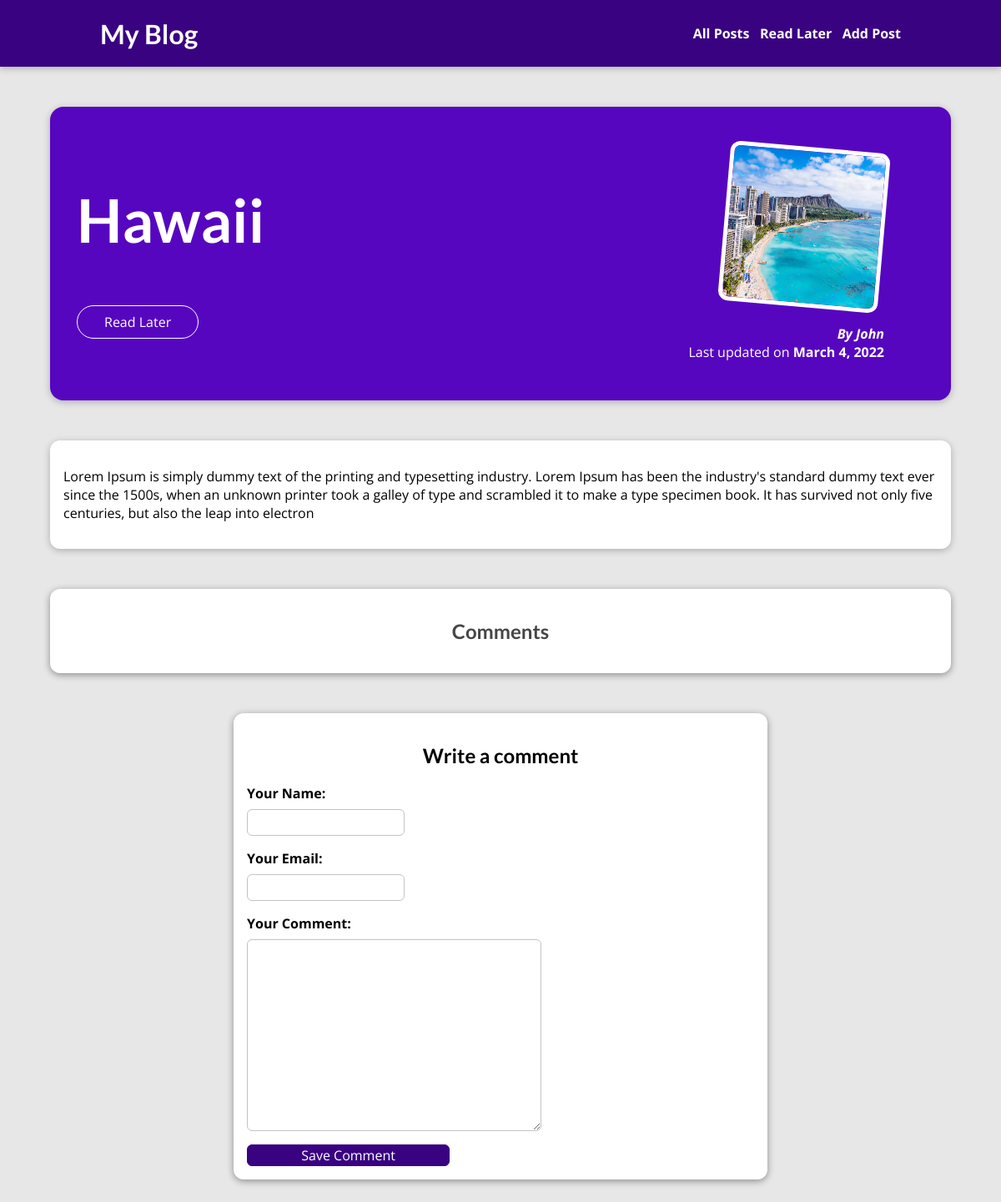
The app's page /posts/hawaii with its own data.
### blog/models.py (models this page shows, shortened)
class Post(models.Model):
    title = models.CharField(max_length=100)
    image = models.ImageField(upload_to="posts", null=True, blank=True)
    date = models.DateField(default=date.today(), editable=False)
    author = models.CharField(max_length=100, null=True)
    slug = models.SlugField(blank=True, null=False, db_index=True)
    description = models.CharField(max_length=200)
    content = models.CharField(max_length=500)

### blog/views.py (the view, shortened to what this page needs)
# urls.py: path("posts/<slug:slug>", views.SinglePostView.as_view(), name="post-detail-page"),
class SinglePostView(View):
    def get(self, request, slug):
        post = Post.objects.get(slug=slug)
        read_later_post = self.is_read_later(request, post)
        context = {
            "post": post,
            "comment_form": CommentForm(),
            "comments": post.comments.all().order_by("-id"),
            "read_later": read_later_post
        }
        return render(request, "blog/post-detail.html", context)
    def is_read_later(self, request, post):
        is_read_later = False
        if "read_later_posts" in request.session:
            for id in request.session["read_later_posts"]:
                if id == str(post.id):
                    is_read_later = True
        return is_read_later

### blog/forms.py
class CommentForm(forms.ModelForm):
    class Meta:
        model = Comment
        exclude = ["post"]
        labels = {
            "user_name": "Your Name:",
            "user_email": "Your Email:",
            "text": "Your Comment:"
        }
        error_messages = {
            "user_name": {
              "required": "Your name must not be empty!",
              "max_length": "Please enter a shorter name!"
            }
        }

### blog/templates/blog/post-detail.html (shortened to what this page needs)
{% extends 'base.html' %}
{% load static %}
{% block css_files %}
    <link rel="stylesheet" href="{% static 'blog/post-detail.css' %}"/>
{% endblock %}
{% block content %}
    <section id="summary">
        <h2>{{ post.title }}</h2>
        {% if not read_later %}
        <div id="read-later">
            <form action="{% url 'read-later' %}" method="post">
                <button>Read Later</button>
            </form>
        </div>
        {% endif %}
        <article>
            <img src="{{ post.image.url }}" alt="{{ post.title }}"/>
            <address>By {{ post.author }}</address>
            <div>
                Last updated on <time>{{ post.date }}</time>
            </div>
        </article>
    </section>
    <main>
        <p>
            {{ post.content }}
        </p>
    </main>
    <section id="comments">
    <h2>Comments</h2>
    </section>
    <section id="comment-form">
        {% if comment_form.errors %}
        <div id="saving-error">
            <h2>Saving the comment failed!</h2>
        </div>
        {% else %}
        <h2>Write a  comment</h2>
        {% endif %}
        <form action="{% url 'post-detail-page' post.slug %}" method="post">
            {% for form_field in comment_form %}
            <div class="form-control">
                {{ form_field.label_tag }}
                {{ form_field }}
            </div>
            {% endfor %}
            <button>Save Comment</button>
        </form>
    </section>
{% endblock %}

### static/app.css (style rules this page uses)
* { box-sizing: border-box; }
html { font-family: 'Open Sans', 'Lato', sans-serif; }
body { margin: 0; }
h1, h2, h3 { font-family: 'Lato', sans-serif; font-weight: bold; }

### blog/static/blog/post-detail.css (style rules this page uses)
body { background-color: #e7e7e7; }
#summary { margin: 8rem auto 3rem auto; padding: 2rem; width: 90%; max-width: 90rem; border-radius: 16px; background-color: #5706c0; position: relative; box-shadow: 0 2px 8px rgba(0, 0, 0, 0.25); height: 22rem; }
#summary h2 { color: white; font-size: 4.5rem; }
#summary article { position: absolute; top: 2rem; right: 3rem; padding: 1rem 2rem; border-radius: 12px; text-align: right; color: white; }
#summary article img { width: 12rem; height: 12rem; border-radius: 12px; transform: rotateZ(5deg); border: 5px solid white; margin-bottom: 1rem; }
#summary address { font-weight: bold; }
#summary time { font-weight: bold; }
main { width: 90%; max-width: 90rem; margin: 3rem auto; background-color: white; padding: 1rem; border-radius: 12px; box-shadow: 0 2px 8px rgba(0, 0, 0, 0.25); }
.form-control { margin-bottom: 1rem; cursor: pointer; }
.form-control label { font-weight: bold; margin-bottom: 0.5rem; display: block; }
.form-control input, .form-control textarea { display: block; max-width: 100%; font: inherit; padding: 0.25rem; border-radius: 6px; border: 1px solid #c5c2c2; }
#comment-form { margin: 3rem auto; width: 90%; max-width: 40rem; border-radius: 12px; background-color: white; box-shadow: 0 2px 8px rgba(0, 0, 0, 0.4); padding: 1rem; }
#comment-form button { font: inherit; background-color: #390281; color: white; border: 1px solid #390281; border-radius: 6px; width: 40%; }
#read-later { margin: 2rem 0; }
#read-later button { background-color: transparent; border: 1px solid white; padding: 0.5rem 2rem; font: inherit; color: white; cursor: pointer; border-radius: 60px; }
#comments { margin: 3rem auto; width: 90%; max-width: 80rem; border-radius: 12px; background-color: white; box-shadow: 0 2px 8px rgba(0, 0, 0, 0.4); padding: 1rem 2rem; }
#comments h2, #comment-form h2 { text-align: center; }
#comments h2 { color: #464646; }

### records on screen
Post: title "Hawaii", image (picture), author "John", date "March 4, 2022", content "Lorem Ipsum is simply dummy text of the printing and typesetting industry. Lorem Ipsum has been the industry's standard dummy text ever since the 1500s, when an unknown printer took a galley of type and scrambled it to make a type specimen book. It has survived not only five centuries, but also the leap into electron"
